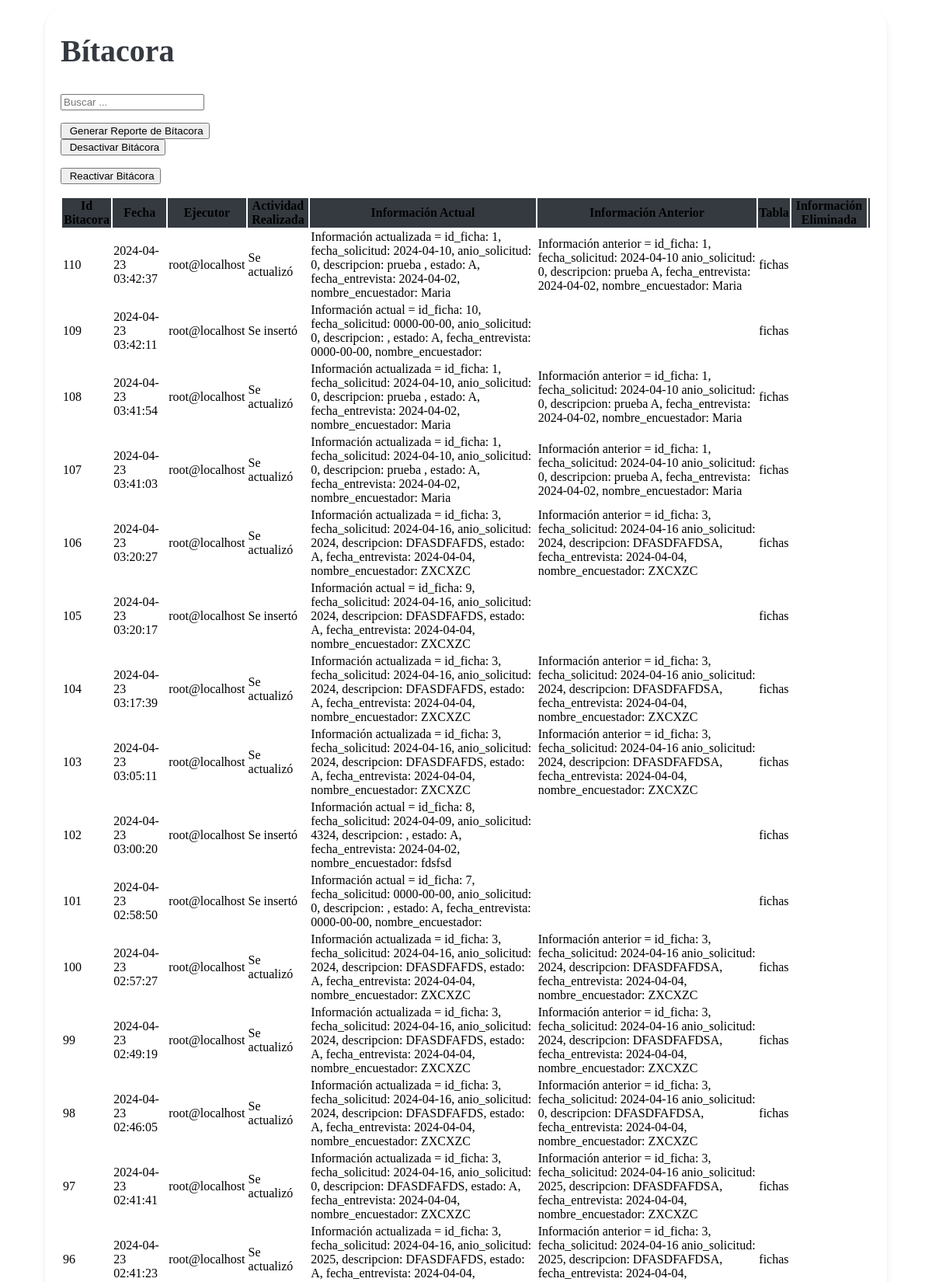
Page /vistas/Bitacora.php (upper part) on the committed database.
### tables this page shows
CREATE TABLE `bitacoras` (
  `id_bitacora` int(11) NOT NULL,
  `fecha` timestamp NOT NULL DEFAULT current_timestamp(),
  `ejecutor` varchar(30) NOT NULL,
  `actividad_realizada` varchar(50) NOT NULL,
  `informacion_actual` varchar(300) DEFAULT NULL,
  `informacion_anterior` varchar(300) DEFAULT NULL,
  `tabla` text DEFAULT NULL,
  `informacion_eliminada` text DEFAULT NULL
);

### vistas/Bitacora.php (the view, shortened to what this page needs)
<link href="https://cdn.jsdelivr.net/npm/bootstrap-icons@1.10.0/font/bootstrap-icons.css" rel="stylesheet">
<link rel="stylesheet" href="assets/css/estilos.css">
<div class="containertable">
    <div class="d-flex justify-content-between align-items-end mb-4">
        <div>
            <h1 class="poppins-font mb-2">Bítacora</h1>
            <br>
        </div>
        <div class="mb-4 border-bottom">
            <form class="d-flex" role="search">
                <div class="input-group">
                    <input class="form-control" id="searchInput" type="search" placeholder="Buscar ..." aria-label="Search">
                </div>
            </form>
        </div>
    </div>
    <div class="container">
        <div class="row">
            <div class="col-sm">
                <button type="button" class="btn btn-success" id="excelButton"><i class="fas fa-file-excel"></i>&nbsp;Generar Reporte de Bítacora</button>
            </div>
            <div class="col-sm">
                <form action="" method="post" id="eliminarTrigger">
                    <button type="submit" class="btn btn-danger" name="tipo" value="Eliminar Triggers"><i class="fas fa-ban"></i>&nbsp;Desactivar Bitácora</button>
                </form>
            </div>
            <div class="col-sm">
                <form action="" method="post" id="crearTrigger">
                    <button type="submit" class="btn btn-primary"name="tipo" value="Eliminar Triggers"><i class="fas fa-check-circle"></i>&nbsp;Reactivar Bitácora</button>
                </form>
            </div>
        </div>
    </div>
    <div class="table-responsive">
<table class="table table-hover">
    <thead class="table-dark text-center" style="background-color: #343A40;">
        <tr>
            <th scope="col">Id Bitacora</th>
            <th scope="col">Fecha</th>
            <th scope="col">Ejecutor</th>
            <th scope="col">Actividad Realizada</th>
            <th scope="col">Información Actual</th>
            <th scope="col">Información Anterior</th>
            <th scope="col">Tabla</th>
            <th scope="col">Información Eliminada</th>
            <th scope="col"></th>
        </tr>
    </thead>
    <tbody class="text-center">
        <?php
        include "../php/conexion_be.php";
        $sql = $conexion->query("SELECT * FROM bitacoras order by id_bitacora desc");
        while ($datos = $sql->fetch_object()) { ?>
            <tr>
                <td><?= $datos->id_bitacora ?></td>
                <td><?= $datos->fecha ?></td>
                <td><?= $datos->ejecutor ?></td>
                <td><?= $datos->actividad_realizada ?></td>
                <td><?= $datos->informacion_actual ?></td>
                <td><?= $datos->informacion_anterior ?></td>
                <td><?= $datos->tabla ?></td>
                <td><?= $datos->informacion_eliminada?></td>
                <td>
                </td>
            </tr>
        <?php }
        ?>
    </tbody>
</table>
</div>
    </div>

### assets/css/estilos.css (style rules this page uses)
.poppins-font { color: var(--heading, #343A40); font-size: 40px; font-style: normal; font-weight: 600; line-height: 21px; }
.containertable { background-color: #fff; padding: 20px; border-radius: 30px; margin-bottom: 20px; margin-left: 50px; margin-right: 50px; box-shadow: 0 4px 6px rgba(0, 0, 0, 0.1); }

### rows in the picture
bitacoras: id_bitacora "110", fecha "2024-04-23 03:42:37", ejecutor "root@localhost", actividad_realizada "Se actualizó", informacion_actual "Información actualizada = id_ficha: 1, fecha_solicitud: 2024-04-10, anio_solicitud: 0, descripcion: prueba , estado: A, fecha_entrevista: 2024-04-02, nombre_encuestador: Maria", informacion_anterior "Información anterior = id_ficha: 1, fecha_solicitud: 2024-04-10 anio_solicitud: 0, descripcion: prueba A, fecha_entrevista: 2024-04-02, nombre_encuestador: Maria", tabla "fichas"
bitacoras: id_bitacora "109", fecha "2024-04-23 03:42:11", ejecutor "root@localhost", actividad_realizada "Se insertó", informacion_actual "Información actual = id_ficha: 10, fecha_solicitud: 0000-00-00, anio_solicitud: 0, descripcion: , estado: A, fecha_entrevista: 0000-00-00, nombre_encuestador:", tabla "fichas"
bitacoras: id_bitacora "108", fecha "2024-04-23 03:41:54", ejecutor "root@localhost", actividad_realizada "Se actualizó", informacion_actual "Información actualizada = id_ficha: 1, fecha_solicitud: 2024-04-10, anio_solicitud: 0, descripcion: prueba , estado: A, fecha_entrevista: 2024-04-02, nombre_encuestador: Maria", informacion_anterior "Información anterior = id_ficha: 1, fecha_solicitud: 2024-04-10 anio_solicitud: 0, descripcion: prueba A, fecha_entrevista: 2024-04-02, nombre_encuestador: Maria", tabla "fichas"
bitacoras: id_bitacora "107", fecha "2024-04-23 03:41:03", ejecutor "root@localhost", actividad_realizada "Se actualizó", informacion_actual "Información actualizada = id_ficha: 1, fecha_solicitud: 2024-04-10, anio_solicitud: 0, descripcion: prueba , estado: A, fecha_entrevista: 2024-04-02, nombre_encuestador: Maria", informacion_anterior "Información anterior = id_ficha: 1, fecha_solicitud: 2024-04-10 anio_solicitud: 0, descripcion: prueba A, fecha_entrevista: 2024-04-02, nombre_encuestador: Maria", tabla "fichas"
bitacoras: id_bitacora "106", fecha "2024-04-23 03:20:27", ejecutor "root@localhost", actividad_realizada "Se actualizó", informacion_actual "Información actualizada = id_ficha: 3, fecha_solicitud: 2024-04-16, anio_solicitud: 2024, descripcion: DFASDFAFDS, estado: A, fecha_entrevista: 2024-04-04, nombre_encuestador: ZXCXZC", informacion_anterior "Información anterior = id_ficha: 3, fecha_solicitud: 2024-04-16 anio_solicitud: 2024, descripcion: DFASDFAFDSA, fecha_entrevista: 2024-04-04, nombre_encuestador: ZXCXZC", tabla "fichas"
bitacoras: id_bitacora "105", fecha "2024-04-23 03:20:17", ejecutor "root@localhost", actividad_realizada "Se insertó", informacion_actual "Información actual = id_ficha: 9, fecha_solicitud: 2024-04-16, anio_solicitud: 2024, descripcion: DFASDFAFDS, estado: A, fecha_entrevista: 2024-04-04, nombre_encuestador: ZXCXZC", tabla "fichas"
bitacoras: id_bitacora "104", fecha "2024-04-23 03:17:39", ejecutor "root@localhost", actividad_realizada "Se actualizó", informacion_actual "Información actualizada = id_ficha: 3, fecha_solicitud: 2024-04-16, anio_solicitud: 2024, descripcion: DFASDFAFDS, estado: A, fecha_entrevista: 2024-04-04, nombre_encuestador: ZXCXZC", informacion_anterior "Información anterior = id_ficha: 3, fecha_solicitud: 2024-04-16 anio_solicitud: 2024, descripcion: DFASDFAFDSA, fecha_entrevista: 2024-04-04, nombre_encuestador: ZXCXZC", tabla "fichas"
bitacoras: id_bitacora "103", fecha "2024-04-23 03:05:11", ejecutor "root@localhost", actividad_realizada "Se actualizó", informacion_actual "Información actualizada = id_ficha: 3, fecha_solicitud: 2024-04-16, anio_solicitud: 2024, descripcion: DFASDFAFDS, estado: A, fecha_entrevista: 2024-04-04, nombre_encuestador: ZXCXZC", informacion_anterior "Información anterior = id_ficha: 3, fecha_solicitud: 2024-04-16 anio_solicitud: 2024, descripcion: DFASDFAFDSA, fecha_entrevista: 2024-04-04, nombre_encuestador: ZXCXZC", tabla "fichas"
bitacoras: id_bitacora "102", fecha "2024-04-23 03:00:20", ejecutor "root@localhost", actividad_realizada "Se insertó", informacion_actual "Información actual = id_ficha: 8, fecha_solicitud: 2024-04-09, anio_solicitud: 4324, descripcion: , estado: A, fecha_entrevista: 2024-04-02, nombre_encuestador: fdsfsd", tabla "fichas"
bitacoras: id_bitacora "101", fecha "2024-04-23 02:58:50", ejecutor "root@localhost", actividad_realizada "Se insertó", informacion_actual "Información actual = id_ficha: 7, fecha_solicitud: 0000-00-00, anio_solicitud: 0, descripcion: , estado: A, fecha_entrevista: 0000-00-00, nombre_encuestador:", tabla "fichas"
bitacoras: id_bitacora "100", fecha "2024-04-23 02:57:27", ejecutor "root@localhost", actividad_realizada "Se actualizó", informacion_actual "Información actualizada = id_ficha: 3, fecha_solicitud: 2024-04-16, anio_solicitud: 2024, descripcion: DFASDFAFDS, estado: A, fecha_entrevista: 2024-04-04, nombre_encuestador: ZXCXZC", informacion_anterior "Información anterior = id_ficha: 3, fecha_solicitud: 2024-04-16 anio_solicitud: 2024, descripcion: DFASDFAFDSA, fecha_entrevista: 2024-04-04, nombre_encuestador: ZXCXZC", tabla "fichas"
bitacoras: id_bitacora "99", fecha "2024-04-23 02:49:19", ejecutor "root@localhost", actividad_realizada "Se actualizó", informacion_actual "Información actualizada = id_ficha: 3, fecha_solicitud: 2024-04-16, anio_solicitud: 2024, descripcion: DFASDFAFDS, estado: A, fecha_entrevista: 2024-04-04, nombre_encuestador: ZXCXZC", informacion_anterior "Información anterior = id_ficha: 3, fecha_solicitud: 2024-04-16 anio_solicitud: 2024, descripcion: DFASDFAFDSA, fecha_entrevista: 2024-04-04, nombre_encuestador: ZXCXZC", tabla "fichas"
bitacoras: id_bitacora "98", fecha "2024-04-23 02:46:05", ejecutor "root@localhost", actividad_realizada "Se actualizó", informacion_actual "Información actualizada = id_ficha: 3, fecha_solicitud: 2024-04-16, anio_solicitud: 2024, descripcion: DFASDFAFDS, estado: A, fecha_entrevista: 2024-04-04, nombre_encuestador: ZXCXZC", informacion_anterior "Información anterior = id_ficha: 3, fecha_solicitud: 2024-04-16 anio_solicitud: 0, descripcion: DFASDFAFDSA, fecha_entrevista: 2024-04-04, nombre_encuestador: ZXCXZC", tabla "fichas"
bitacoras: id_bitacora "97", fecha "2024-04-23 02:41:41", ejecutor "root@localhost", actividad_realizada "Se actualizó", informacion_actual "Información actualizada = id_ficha: 3, fecha_solicitud: 2024-04-16, anio_solicitud: 0, descripcion: DFASDFAFDS, estado: A, fecha_entrevista: 2024-04-04, nombre_encuestador: ZXCXZC", informacion_anterior "Información anterior = id_ficha: 3, fecha_solicitud: 2024-04-16 anio_solicitud: 2025, descripcion: DFASDFAFDSA, fecha_entrevista: 2024-04-04, nombre_encuestador: ZXCXZC", tabla "fichas"
bitacoras: id_bitacora "96", fecha "2024-04-23 02:41:23", ejecutor "root@localhost", actividad_realizada "Se actualizó", tabla "fichas"
